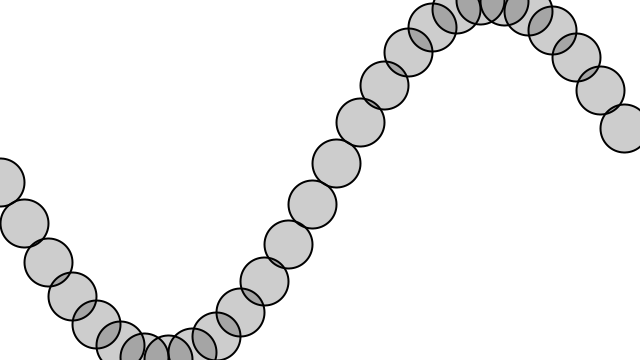
Frame 1 (no input)
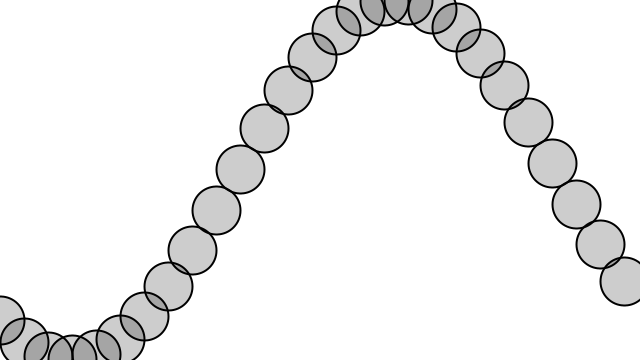
Frame 60 (the mouse pressed at the canvas centre just before this capture)
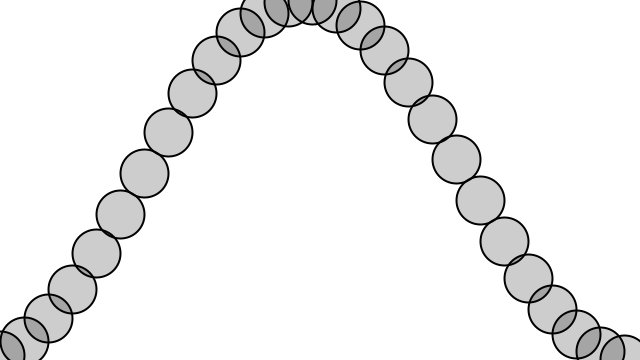
Frame 120 (the mouse held since frame 60 and released just before this capture)

The Processing sketch that drew these frames (run headless with seeded random() and noise(); from frame 60 on, the mouse is pressed at the canvas centre):

// Processing sketch: ex9_wave
// ── ex9_wave.pde

float startAngle = 0;
float angleVel = 0.23;

void setup() {
  size(640,360);
}

void draw() {
  background(255);

  startAngle += 0.015;
  float angle = startAngle;

 for (int x = 0; x <= width; x += 24) {
    float y = map(sin(angle),-1,1,0,height);
    stroke(0);
    fill(0,50);
    strokeWeight(2);
    ellipse(x,y,48,48);
    angle += angleVel;
  } 

}
